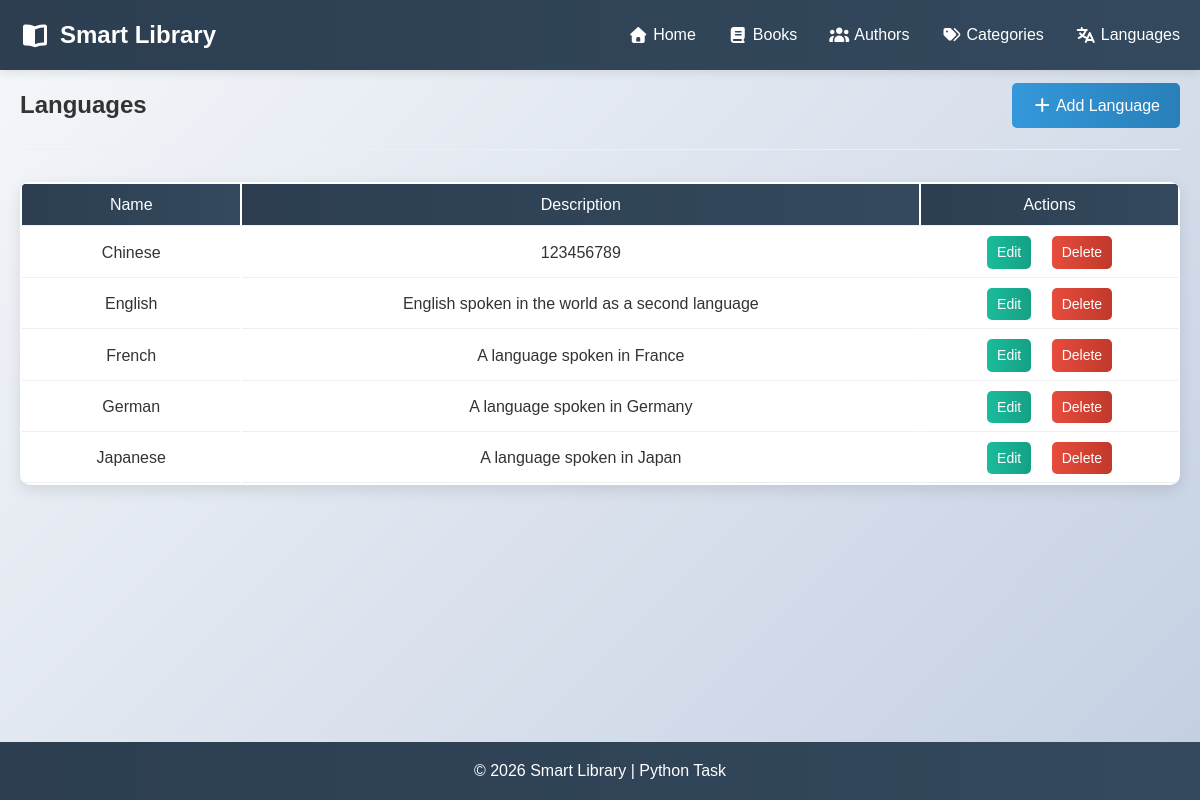
Screenshot of /languages with the database file from the repository.
### models.py (models this page shows, shortened)
class Language(db.Model):
    id = db.Column(db.Integer, primary_key=True)
    name = db.Column(db.String(50), nullable=False, unique=True)
    description = db.Column(db.String(200))
    books = db.relationship('Book', backref='language', lazy=True)
    authors = db.relationship('Author', backref='nationality', lazy=True)

### app.py (the view)
@app.route('/languages')
def list_languages():
    return render_template('languages.html', languages=Language.query.all())

### templates/languages.html (shortened to what this page needs)
{% extends "base.html" %}
{% block content %}
<section class="page-header">
    <h1 class="main-title">Languages</h1>
    <a href="{{ url_for('add_language') }}" class="btn btn-primary"><i class="fas fa-plus"></i> Add Language</a>
</section>
<div class="books-container">
    {% if languages %}
    <table class="books-table">
        <thead>
            <tr>
                <th>Name</th>
                <th>Description</th>
                <th>Actions</th>
            </tr>
        </thead>
        <tbody>
            {% for language in languages %}
            <tr>
                <td>{{ language.name }}</td>
                <td>{{ language.description }}</td>
                {% with
                edit_url = url_for('edit_language', language_id=language.id),
                delete_url = url_for('delete_language', language_id=language.id)
                %}
                {% include 'btns_edit_del.html' %}
                {% endwith %}
            </tr>
            {% endfor %}
        </tbody>
    </table>
    {% else %}
    <div class="empty-state">
        <h3>No languages available.</h3>
    </div>
    {% endif %}
    {% endblock %}

### templates/btns_edit_del.html
<td>
    <a href="{{ edit_url }}" class="btn btn-small btn-info">Edit</a>
    <a href="{{ delete_url }}" class="btn btn-small btn-danger" style="margin-left: 1rem;">Delete</a>
</td>

### static/css/style.css (style rules this page uses)
* { margin: 0; padding: 0; box-sizing: border-box; }
body { font-family: 'Noto Sans SC', sans-serif; line-height: 1.6; color: #333; background: linear-gradient(135deg, #f5f7fa 0%, #c3cfe2 100%); min-height: 100vh; }
.page-header { display: flex; justify-content: space-between; align-items: center; margin-bottom: 2rem; padding-bottom: 0.5rem; border-bottom: 1px solid #ecf0f1; }
.main-title { margin: 1rem 0; }
.btn { display: inline-block; padding: 10px 20px; border: none; border-radius: 5px; text-decoration: none; font-weight: 500; cursor: pointer; transition: all 0.3s ease; font-family: inherit; font-size: 1rem; }
.btn-primary { background: linear-gradient(90deg, #3498db 0%, #2980b9 100%); color: white; }
.btn-danger { background: linear-gradient(90deg, #e74c3c 0%, #c0392b 100%); color: white; }
.btn-info { background: linear-gradient(90deg, #1abc9c 0%, #16a085 100%); color: white; }
.btn-small { padding: 5px 10px; font-size: 0.875rem; }
.books-table { width: 100%; background: white; border-radius: 10px; overflow: hidden; box-shadow: 0 5px 15px rgba(0, 0, 0, 0.1); }
.books-table th, .books-table td { padding: 0.5rem; text-align: center; border-bottom: 1px solid #ecf0f1; min-width: 120px; }
.books-table th { background: linear-gradient(90deg, #2c3e50 0%, #34495e 100%); color: white; text-align: center; font-weight: 500; }

### rows the page displays
Language: name "Chinese", description "123456789"
Language: name "English", description "English spoken in the world as a second language"
Language: name "French", description "A language spoken in France"
Language: name "German", description "A language spoken in Germany"
Language: name "Japanese", description "A language spoken in Japan"
